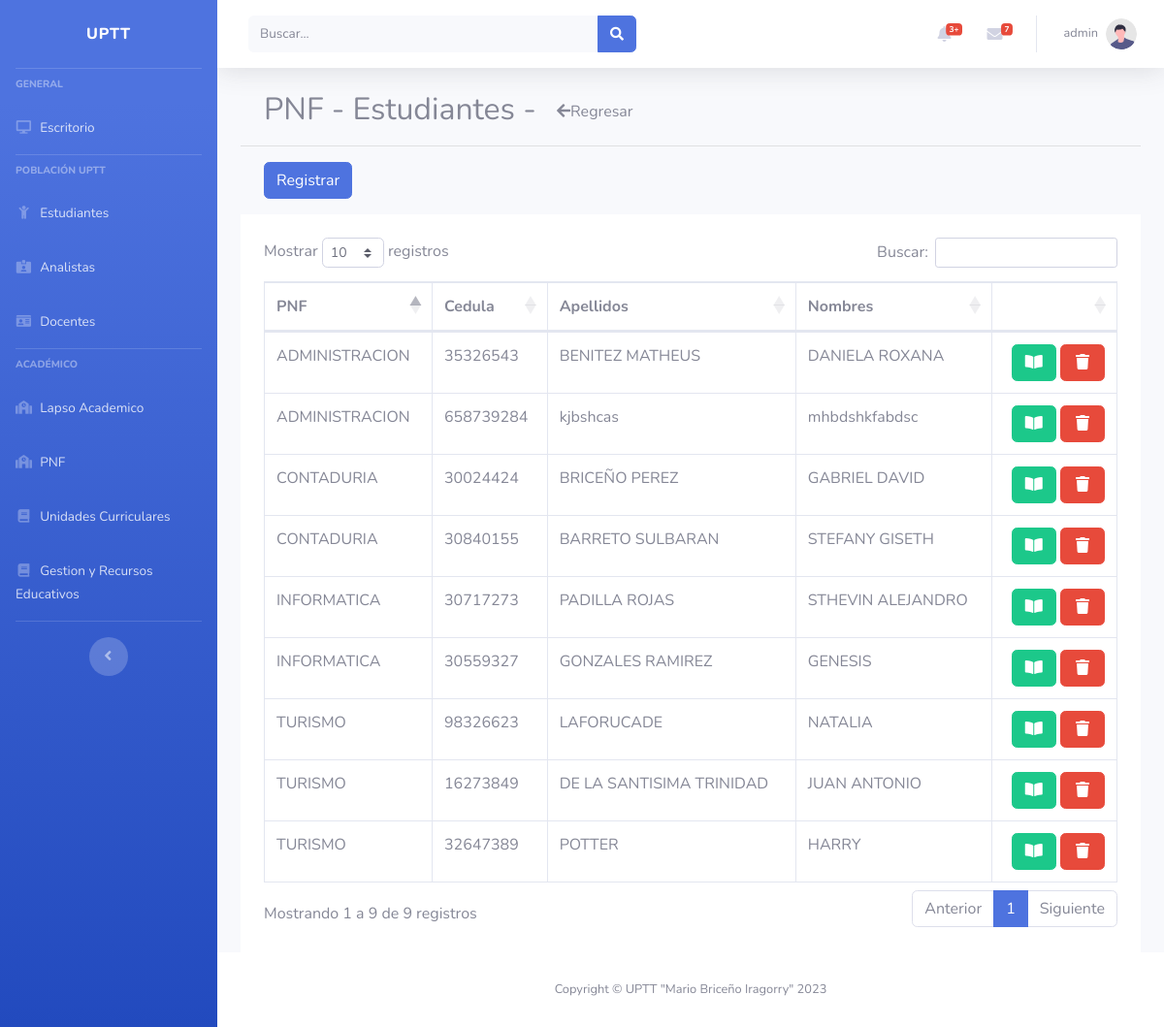
The page /?route=pnfStudents&method=index (signed in) on the database its author committed.
### tables this page shows
CREATE TABLE `pnf_has_estudiantes` (
  `r_id` int(11) NOT NULL,
  `pnf_id` int(11) DEFAULT NULL,
  `estudiante_id` int(11) DEFAULT NULL
);

CREATE TABLE `pnf` (
  `id` int(11) NOT NULL,
  `descripcion` varchar(255) DEFAULT NULL
);

CREATE TABLE `estudiantes` (
  `id` int(11) NOT NULL,
  `cedula` varchar(255) DEFAULT NULL,
  `apellidos` varchar(255) DEFAULT NULL,
  `nombres` varchar(255) DEFAULT NULL,
  `fecha_nacimiento` date DEFAULT NULL,
  `edad` varchar(255) DEFAULT NULL,
  `sexo_id` int(11) DEFAULT NULL,
  `estado_civil_id` int(11) DEFAULT NULL,
  `estado_natal_id` int(11) DEFAULT NULL,
  `municipio_natal_id` int(11) DEFAULT NULL,
  `parroquia_natal_id` int(11) DEFAULT NULL,
  `email` varchar(255) DEFAULT NULL,
  `telefono_movil` varchar(255) DEFAULT NULL,
  `telefono_resd` varchar(255) DEFAULT NULL,
  `otro_telefono` varchar(255) DEFAULT NULL,
  `direccion_resd` varchar(255) DEFAULT NULL,
  `pais_id` int(11) DEFAULT NULL,
  `foto` varchar(255) DEFAULT NULL,
  `rol_id` int(11) DEFAULT NULL
);

### app/controllers/relations/students/pnfStudentsController.php (called while the page is built, shortened)
<?php
require_once($_SERVER['DOCUMENT_ROOT']."/php/uptt-project/app/models/relations/students/pnfStudents.php");
class PNFstudentsController{
    private $model;
    public function __construct()
    {
        $this->model = new PNFstudents();
    }
    public function index()
    {
        $rows = $this->model->get();
        include('app/views/pnf_folder/relations_students/index.php');
    }
}

### app/db/db.php (called while the page is built)
<?php
class BDConexion{
    private $host = "localhost";
    private $user = "root";
    private $pass = "";
    private $db = "uptt";
    public function __construct(){
        try {
            $pdo = new PDO("mysql:host=$this->host;dbname=$this->db", $this->user, $this->pass);
            $pdo->setAttribute(PDO::ATTR_ERRMODE, PDO::ERRMODE_EXCEPTION);
            return $pdo;
        } catch (PDOException $e) {
            echo "La conexión ha fallado: " . $e->getMessage();
        }
    }
}

### app/models/relations/students/pnfStudents.php (called while the page is built, shortened)
<?php
require_once($_SERVER['DOCUMENT_ROOT']."/php/uptt-project/app/db/db.php");
class PNFstudents extends BDConexion{
    public $conn;
    public function __construct(){
        $this->conn = parent::__construct();
    }
    public function get(){
        $data = [];
        $sql = "SELECT * FROM pnf_has_estudiantes
                INNER JOIN estudiantes ON pnf_has_estudiantes.estudiante_id=estudiantes.id
                INNER JOIN pnf ON pnf_has_estudiantes.pnf_id=pnf.id WHERE 1";
        $pdo = $this->conn->prepare($sql);
        if($pdo->execute()){
            if($pdo->rowCount() > 0){
                while ($row = $pdo->fetch(PDO::FETCH_ASSOC)) {
                    $data[] = $row;
                }
            }
            return $data;
        }
    }
}

### app/views/pnf_folder/relations_students/index.php (the view, shortened to what this page needs)
<?php include($_SERVER['DOCUMENT_ROOT']."/php/uptt-project/app/views/partials/header.php");?>
<section class="container">
	<h2>PNF - Estudiantes -
		<a href="?route=pnf&method=index" class="btn">
			<i class="fa fa-arrow-left"></i>Regresar</a>
	</h2>
</section>
<hr>
<section class="container">
	<a href="?route=pnfStudents&method=create" class="btn btn-primary">Registrar</a>
</section>
<section class="container p-4 bg-white">
	<table class="table table-bordered">
		<thead>
			<th>PNF</th>
			<th>Cedula</th>
			<th>Apellidos</th>
			<th>Nombres</th>
			<th></th>
		</thead>
		<tbody id="tb-tables">
			<?php if (!empty($rows)){ ?>
			<?php 	foreach($rows as $key){ ?>
					<tr>
						<td><?php echo $key['descripcion']; ?></td>
						<td><?php echo $key['cedula']; ?></td>
						<td><?php echo $key['apellidos']; ?></td>
						<td><?php echo $key['nombres']; ?></td>
						<td class="text-right">
							<a href="?route=students&method=show&id=<?php echo $key['estudiante_id']; ?>" class="btn btn-success"><i class="fas fa-fw fa-book-open"></i></a>
							<a href="?route=pnfStudents&method=destroy&id=<?php echo $key['r_id']; ?>" class="btn btn-danger"><i class="fas fa-fw fa-trash"></i></a>
						</td>
					</tr>
			<?php 	}?>
			<?php } ?>
		</tbody>
	</table>
</section>
<?php include($_SERVER['DOCUMENT_ROOT']."/php/uptt-project/app/views/partials/footer.php");?>

### rows shown on the page
pnf_has_estudiantes: pnf.descripcion "CONTADURIA", estudiante.cedula "30024424", estudiante.apellidos "BRICEÑO PEREZ", estudiante.nombres "GABRIEL DAVID"
pnf_has_estudiantes: pnf.descripcion "ADMINISTRACION", estudiante.cedula "35326543", estudiante.apellidos "BENITEZ MATHEUS", estudiante.nombres "DANIELA ROXANA"
pnf_has_estudiantes: pnf.descripcion "TURISMO", estudiante.cedula "98326623", estudiante.apellidos "LAFORUCADE", estudiante.nombres "NATALIA"
pnf_has_estudiantes: pnf.descripcion "CONTADURIA", estudiante.cedula "30840155", estudiante.apellidos "BARRETO SULBARAN", estudiante.nombres "STEFANY GISETH"
pnf_has_estudiantes: pnf.descripcion "INFORMATICA", estudiante.cedula "30717273", estudiante.apellidos "PADILLA ROJAS", estudiante.nombres "STHEVIN ALEJANDRO"
pnf_has_estudiantes: pnf.descripcion "TURISMO", estudiante.cedula "16273849", estudiante.apellidos "DE LA SANTISIMA TRINIDAD", estudiante.nombres "JUAN ANTONIO"
pnf_has_estudiantes: pnf.descripcion "TURISMO", estudiante.cedula "32647389", estudiante.apellidos "POTTER", estudiante.nombres "HARRY"
pnf_has_estudiantes: pnf.descripcion "ADMINISTRACION", estudiante.cedula "658739284", estudiante.apellidos "kjbshcas", estudiante.nombres "mhbdshkfabdsc"
pnf_has_estudiantes: pnf.descripcion "INFORMATICA", estudiante.cedula "30559327", estudiante.apellidos "GONZALES RAMIREZ", estudiante.nombres "GENESIS"

### other values the page prints
$_SESSION['row_count_0']['username'] "admin"
